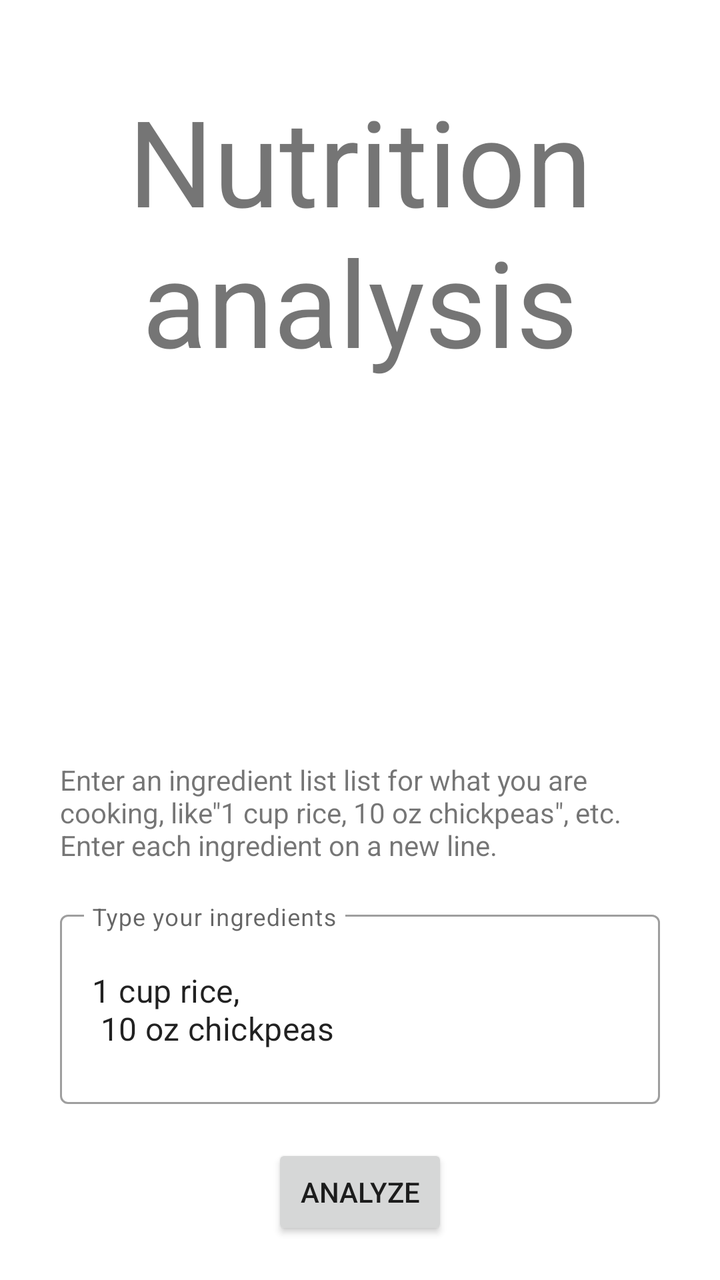
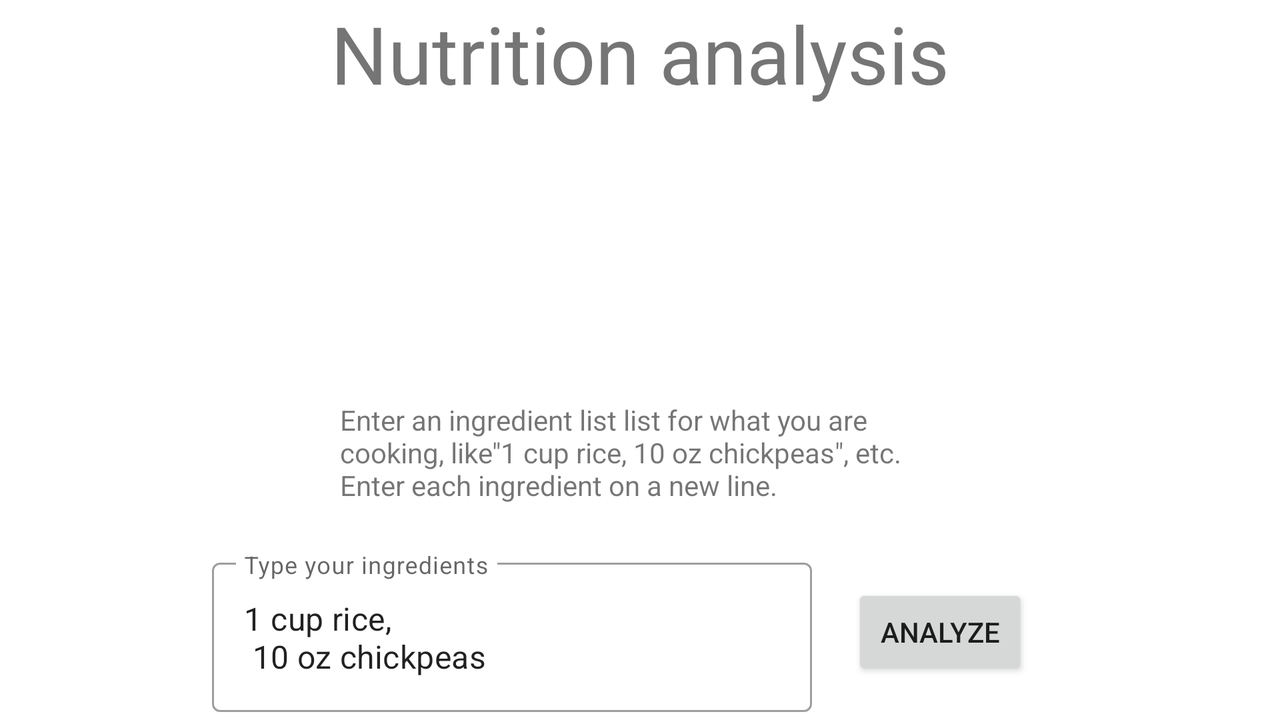

Compare how this app lays out the same screen by default and in its alternative resource folder. The renders come first, then the two layout files and the values they reference.
<!-- AndroidManifest.xml: application theme Theme.Project -->
<!-- res/layout/fragment_small_b.xml -->
<?xml version="1.0" encoding="utf-8"?>
<FrameLayout xmlns:android="http://schemas.android.com/apk/res/android"
    xmlns:tools="http://schemas.android.com/tools"
    android:layout_width="match_parent"
    android:layout_height="match_parent"
    tools:context=".SmallB">

    <TextView
        android:layout_width="wrap_content"
        android:layout_height="wrap_content"
        android:text="@string/nutrition_analysis"
        android:textSize="60sp"
        android:layout_gravity="center_horizontal"
        android:gravity="center"
        android:layout_margin="40dp"/>

    <LinearLayout
        android:layout_width="wrap_content"
        android:layout_height="wrap_content"
        android:layout_gravity="center_horizontal|bottom"
        android:orientation="vertical">

        <TextView
            android:layout_width="300dp"
            android:layout_height="wrap_content"
            android:layout_gravity="center"
            android:layout_margin="20dp"
            android:text="@string/enter_an_ingredient_list_list_for_what_you_are_cooking_like_quot_1_cup_rice_10_oz_chickpeas_quot_etc_enter_each_ingredient_on_a_new_line"/>

        <com.google.android.material.textfield.TextInputLayout
            android:id="@+id/textField"
            android:layout_width="300dp"
            android:layout_gravity="center"
            android:layout_height="100dp"
            android:hint="@string/type_your_ingredients"
            style="@style/Widget.MaterialComponents.TextInputLayout.OutlinedBox">

            <com.google.android.material.textfield.TextInputEditText
                android:layout_width="match_parent"
                android:layout_height="match_parent"
                android:text="@string/_1_cup_rice_n_10_oz_chickpeas"
                />

        </com.google.android.material.textfield.TextInputLayout>

        <Button
            android:layout_width="wrap_content"
            android:layout_height="wrap_content"
            android:text="@string/analyze"
            android:id="@+id/button_search_recipe"
            android:layout_margin="20dp"
            android:layout_gravity="center"
            />
    </LinearLayout>
</FrameLayout>
<!-- resources referenced by this layout -->
<resources>
  <string name="_1_cup_rice_n_10_oz_chickpeas">1 cup rice, \n 10 oz chickpeas</string>
  <string name="analyze">Analyze</string>
  <string name="enter_an_ingredient_list_list_for_what_you_are_cooking_like_quot_1_cup_rice_10_oz_chickpeas_quot_etc_enter_each_ingredient_on_a_new_line">Enter an ingredient list list for what you are cooking, like\"1 cup rice, 10 oz chickpeas\", etc. Enter each ingredient on a new line.</string>
  <string name="nutrition_analysis">Nutrition analysis</string>
  <string name="type_your_ingredients">Type your ingredients</string>
  <style name="Theme.Project" parent="Theme.MaterialComponents.DayNight.DarkActionBar">
          
          <item name="colorPrimary">@color/purple_500</item>
          <item name="colorPrimaryVariant">@color/purple_700</item>
          <item name="colorOnPrimary">@color/white</item>
          
          <item name="colorSecondary">@color/teal_200</item>
          <item name="colorSecondaryVariant">@color/teal_700</item>
          <item name="colorOnSecondary">@color/black</item>
          
          <item name="android:statusBarColor">?attr/colorPrimaryVariant</item>
          
      </style>
</resources>
<!-- res/layout-land/fragment_small_b.xml (the author's variant of the layout above) -->
<!-- drawn on the phone turned sideways -->
<?xml version="1.0" encoding="utf-8"?>
<FrameLayout xmlns:android="http://schemas.android.com/apk/res/android"
    xmlns:tools="http://schemas.android.com/tools"
    android:layout_width="match_parent"
    android:layout_height="match_parent"
    tools:context=".SmallB">

    <TextView
        android:layout_width="wrap_content"
        android:layout_height="wrap_content"
        android:text="@string/nutrition_analysis"
        android:layout_gravity="center_horizontal"
        android:textSize="40sp"/>

    <LinearLayout
        android:layout_width="wrap_content"
        android:layout_height="wrap_content"
        android:orientation="vertical"
        android:layout_gravity="center_horizontal|bottom">

        <TextView
            android:layout_width="300dp"
            android:layout_height="wrap_content"
            android:layout_gravity="center"
            android:layout_margin="20dp"
            android:text="@string/enter_an_ingredient_list_list_for_what_you_are_cooking_like_quot_1_cup_rice_10_oz_chickpeas_quot_etc_enter_each_ingredient_on_a_new_line"/>

        <LinearLayout
            android:layout_width="wrap_content"
            android:layout_height="wrap_content"
            android:orientation="horizontal">

            <com.google.android.material.textfield.TextInputLayout
                android:id="@+id/textField"
                android:layout_width="300dp"
                android:layout_gravity="center"
                android:layout_height="wrap_content"
                android:hint="@string/type_your_ingredients"
                style="@style/Widget.MaterialComponents.TextInputLayout.OutlinedBox">

                <com.google.android.material.textfield.TextInputEditText
                    android:layout_width="match_parent"
                    android:layout_height="wrap_content"
                    android:text="@string/_1_cup_rice_n_10_oz_chickpeas"
                    />

            </com.google.android.material.textfield.TextInputLayout>

            <Button
                android:layout_width="wrap_content"
                android:layout_height="wrap_content"
                android:text="@string/analyze"
                android:id="@+id/button_search_recipe"
                android:layout_margin="20dp"
                android:layout_gravity="center"
                />

        </LinearLayout>

    </LinearLayout>



</FrameLayout>
